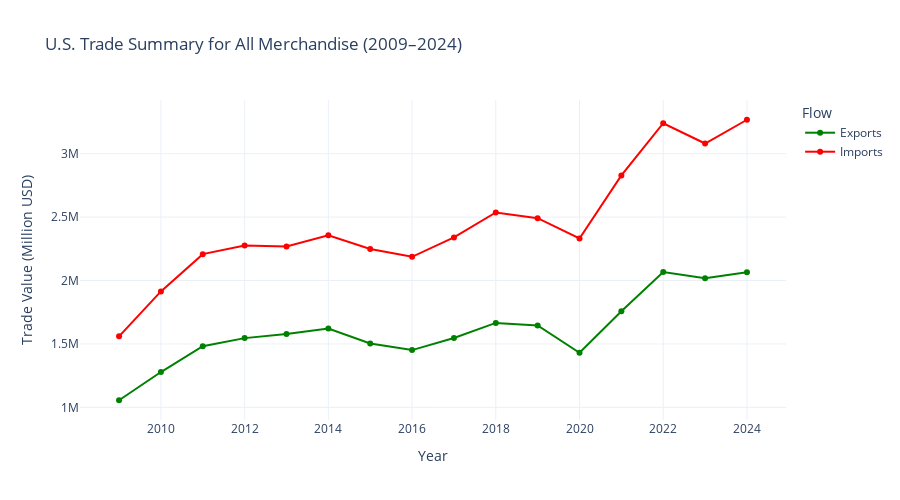

The notebook cell this image was saved under:
### Code cell
# Filter for All Merchandise
all_merch = merged[merged["Is_All_Merchandise"]].copy()

# Line plot for All Merchandise export and import over time
fig_all = go.Figure()

# Add export line
fig_all.add_trace(go.Scatter(
    x=all_merch["Year"],
    y=all_merch["Export"],
    mode='lines+markers',
    name="Exports",
    line=dict(color="green"),
    marker=dict(size=6),
    hovertemplate="Year: %{x}<br>Export: %{y:,.0f}M<extra></extra>"
))

# Add import line
fig_all.add_trace(go.Scatter(
    x=all_merch["Year"],
    y=all_merch["Import"],
    mode='lines+markers',
    name="Imports",
    line=dict(color="red"),
    marker=dict(size=6),
    hovertemplate="Year: %{x}<br>Import: %{y:,.0f}M<extra></extra>"
))

# Customize layout
fig_all.update_layout(
    title="U.S. Trade Summary for All Merchandise (2009–2024)",
    xaxis_title="Year",
    yaxis_title="Trade Value (Million USD)",
    height=500,
    legend_title="Flow",
    template="plotly_white"
)

fig_all.show()
fig_all.write_html("../img/Import_export_all_trend.html")

### Figure 1 — Plotly figure (JSON) as saved in the notebook; plotly's stock layout.template omitted (floating-point values rounded to 4 significant figures)
{"data": [{"hovertemplate": "Year: %{x}<br>Export: %{y:,.0f}M<extra></extra>", "line": {"color": "green"}, "marker": {"size": 6}, "mode": "lines+markers", "name": "Exports", "type": "scatter", "x": [2009, 2010, 2011, 2012, 2013, 2014, 2015, 2016, 2017, 2018, 2019, 2020, 2021, 2022, 2023, 2024], "y": [1056000.0, 1278000.0, 1483000.0, 1546000.0, 1579000.0, 1622000.0, 1503000.0, 1451000.0, 1547000.0, 1666000.0, 1646000.0, 1430000.0, 1758000.0, 2066000.0, 2018000.0, 2065000.0]}, {"hovertemplate": "Year: %{x}<br>Import: %{y:,.0f}M<extra></extra>", "line": {"color": "red"}, "marker": {"size": 6}, "mode": "lines+markers", "name": "Imports", "type": "scatter", "x": [2009, 2010, 2011, 2012, 2013, 2014, 2015, 2016, 2017, 2018, 2019, 2020, 2021, 2022, 2023, 2024], "y": [1560000.0, 1914000.0, 2208000.0, 2276000.0, 2268000.0, 2356000.0, 2249000.0, 2187000.0, 2340000.0, 2536000.0, 2492000.0, 2331000.0, 2829000.0, 3240000.0, 3080000.0, 3267000.0]}], "layout": {"height": 500, "legend": {"title": {"text": "Flow"}}, "title": {"text": "U.S. Trade Summary for All Merchandise (2009–2024)"}, "xaxis": {"title": {"text": "Year"}}, "yaxis": {"title": {"text": "Trade Value (Million USD)"}}}}
